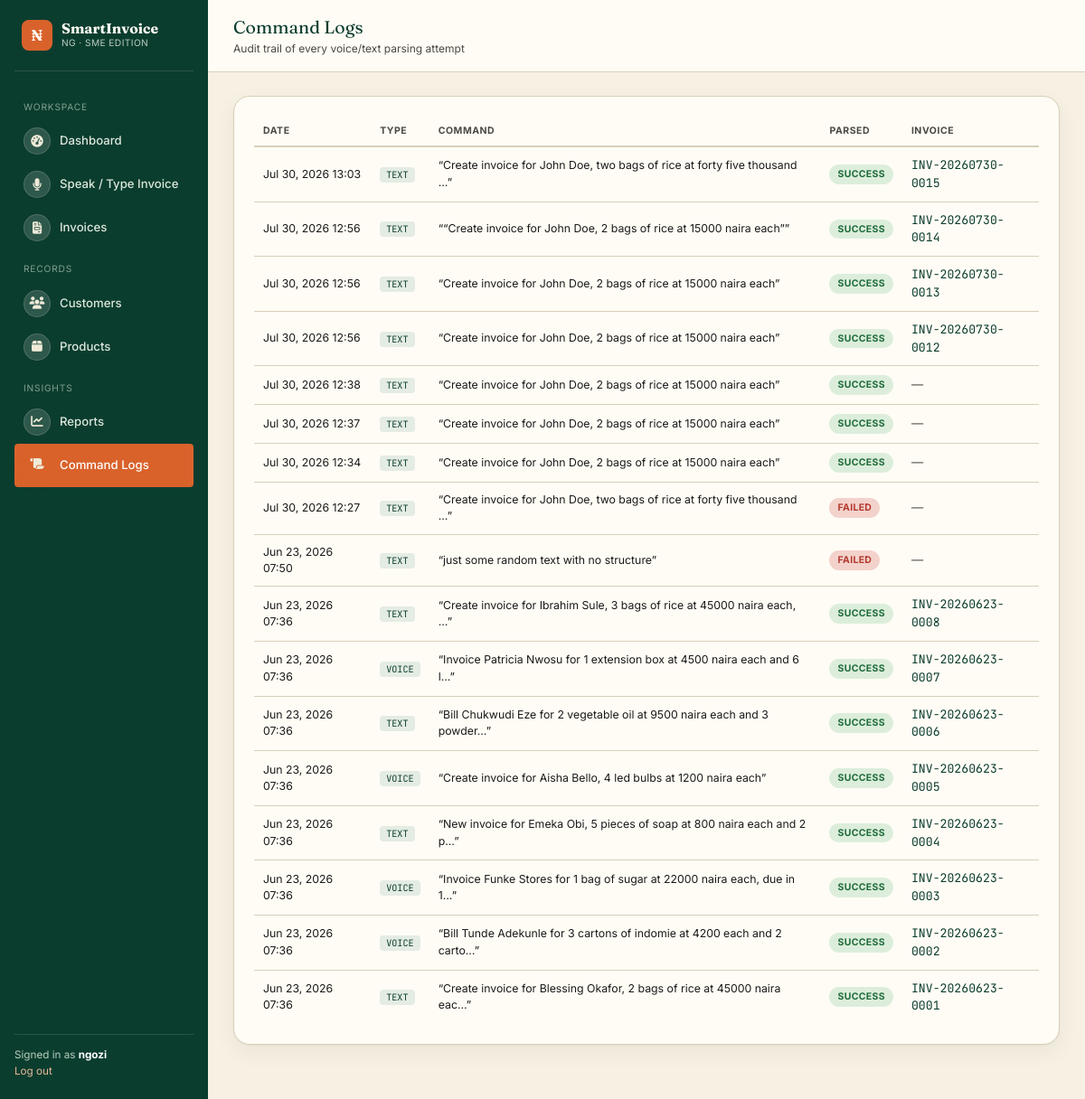
Page /command-logs/ (signed in) on the earlier database version.
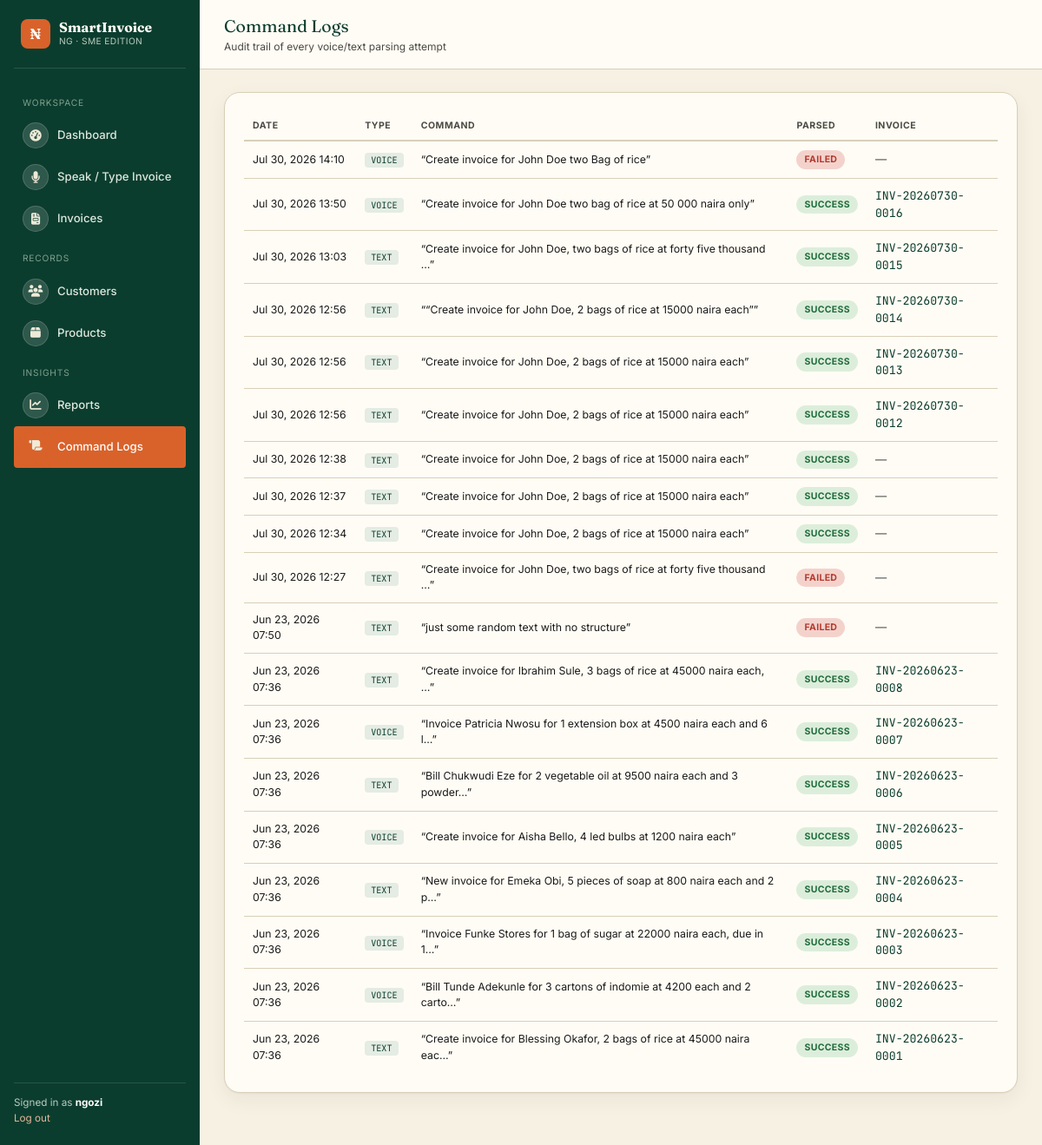
Same page on the later database version.
### invoices/models.py (models this page shows, shortened)
class CommandLog(models.Model):
    INPUT_CHOICES = [("TEXT", "Text"), ("VOICE", "Voice")]
    business = models.ForeignKey(Business, on_delete=models.CASCADE, related_name="command_logs")
    user = models.ForeignKey(User, on_delete=models.SET_NULL, null=True)
    input_type = models.CharField(max_length=10, choices=INPUT_CHOICES)
    raw_text = models.TextField()
    parsed_successfully = models.BooleanField(default=False)
    parsed_data = models.JSONField(blank=True, null=True)
    resulting_invoice = models.ForeignKey(
        Invoice, on_delete=models.SET_NULL, null=True, blank=True, related_name="command_logs"
    )
    error_message = models.CharField(max_length=255, blank=True)
    created_at = models.DateTimeField(auto_now_add=True)
    class Meta:
        ordering = ["-created_at"]

class Invoice(models.Model):
    STATUS_CHOICES = [
        ("DRAFT", "Draft"),
        ("UNPAID", "Unpaid"),
        ("PARTIALLY_PAID", "Partially Paid"),
        ("PAID", "Paid"),
        ("OVERDUE", "Overdue"),
        ("CANCELLED", "Cancelled"),
    ]
    SOURCE_CHOICES = [
        ("TEXT", "Text Input"),
        ("VOICE", "Voice Input"),
        ("MANUAL", "Manual Form"),
    ]
    invoice_id = models.UUIDField(default=uuid.uuid4, editable=False, unique=True)
    invoice_number = models.CharField(max_length=30, unique=True, blank=True)
    business = models.ForeignKey(Business, on_delete=models.CASCADE, related_name="invoices")
    customer = models.ForeignKey(Customer, on_delete=models.CASCADE, related_name="invoices")
    issue_date = models.DateField(default=timezone.now)
    due_date = models.DateField(null=True, blank=True)
    status = models.CharField(max_length=20, choices=STATUS_CHOICES, default="UNPAID")
    source = models.CharField(max_length=10, choices=SOURCE_CHOICES, default="TEXT")
    raw_command_text = models.TextField(
        blank=True, help_text="The original text or transcribed voice command used to create this invoice."
    )
    notes = models.TextField(blank=True)
    discount = models.DecimalField(max_digits=12, decimal_places=2, default=0)
    tax_percent = models.DecimalField(max_digits=5, decimal_places=2, default=0)
    created_by = models.ForeignKey(User, on_delete=models.SET_NULL, null=True, related_name="invoices_created")
    created_at = models.DateTimeField(auto_now_add=True)
    updated_at = models.DateTimeField(auto_now=True)
    class Meta:
        ordering = ["-created_at"]

### invoices/views.py (the view)
# urls.py: path("command-logs/", views.command_log_list, name="command_log_list"),
@login_required
def command_log_list(request):
    business = _get_business(request)
    logs = CommandLog.objects.filter(business=business).order_by("-created_at")
    return render(request, "invoices/command_log_list.html", {"logs": logs})

### invoices/views.py (called while the page is built)
def _get_business(request):
    return get_object_or_404(Business, owner=request.user)

### invoices/templates/invoices/command_log_list.html (shortened to what this page needs)
{% extends "invoices/base.html" %}
{% block page_title %}Command Logs{% endblock %}
{% block page_sub %}Audit trail of every voice/text parsing attempt{% endblock %}
{% block content %}
<div class="card">
  {% if logs %}
  <table>
    <thead><tr><th>Date</th><th>Type</th><th>Command</th><th>Parsed</th><th>Invoice</th></tr></thead>
    <tbody>
      {% for log in logs %}
      <tr>
        <td class="text-sm">{{ log.created_at|date:"M d, Y H:i" }}</td>
        <td><span class="source-tag">{{ log.get_input_type_display }}</span></td>
        <td class="text-sm">&ldquo;{{ log.raw_text|truncatechars:70 }}&rdquo;</td>
        <td>
          {% if log.parsed_successfully %}
          <span class="badge badge-paid">Success</span>
          {% else %}
          <span class="badge badge-overdue">Failed</span>
          {% endif %}
        </td>
        <td>
          {% if log.resulting_invoice %}
          <a href="{% url 'invoice_detail' log.resulting_invoice.pk %}" class="mono">{{ log.resulting_invoice.invoice_number }}</a>
          {% else %}
          <span class="text-soft">&mdash;</span>
          {% endif %}
        </td>
      </tr>
      {% endfor %}
    </tbody>
  </table>
  {% else %}
  <div class="empty-state">
    <div class="icon">&#128220;</div>
    <p>No commands logged yet. Try creating an invoice by voice or text.</p>
  </div>
  {% endif %}
</div>
{% endblock %}

Differences in the rows shown:
added CommandLog: created_at "Jul 30, 2026 14:10", input_type "VOICE", raw_text "Create invoice for John Doe two Bag of rice", parsed_successfully "FAILED"
added CommandLog: created_at "Jul 30, 2026 13:50", input_type "VOICE", raw_text "Create invoice for John Doe two bag of rice at 50 000 naira only", parsed_successfully "SUCCESS", resulting_invoice.invoice_number "INV-20260730-0016"
